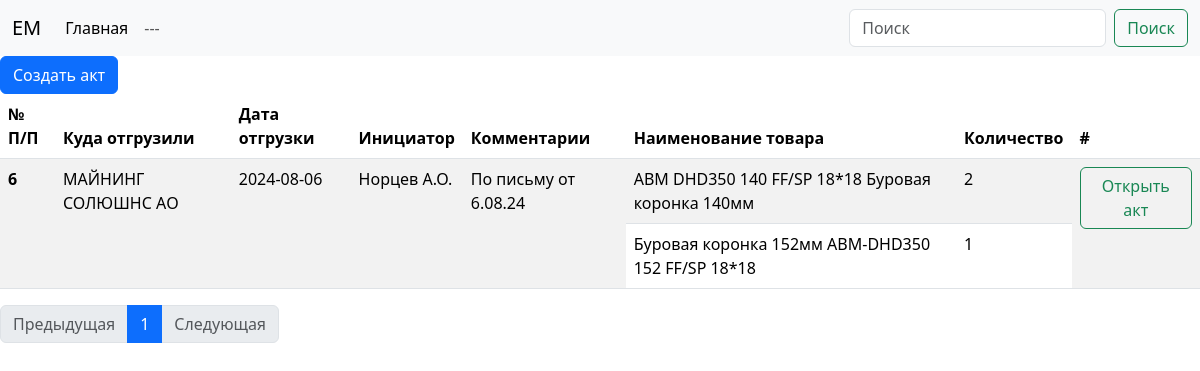
The page / on the database its author committed.
### tables this page shows
CREATE TABLE `act_items` (
  `id` int(11) NOT NULL,
  `act_id` int(11) NOT NULL,
  `name` varchar(255) NOT NULL,
  `count` int(11) NOT NULL,
  `received` varchar(255) NOT NULL
);

CREATE TABLE `acts` (
  `id` int(11) NOT NULL,
  `sent` varchar(255) NOT NULL,
  `date` date NOT NULL,
  `comments` text DEFAULT NULL,
  `received` varchar(255) NOT NULL
);

### public/index.php (the view, shortened to what this page needs)
<?php
$mysqli = require_once '../connect/db.php';
$search = $_GET['search'] ?? '';
$page = $_GET['page'] ?? 1;
$limit = 10;
$offset = ($page - 1) * $limit;
$sql = "SELECT acts.id, acts.sent, acts.date, acts.received, acts.comments, act_items.name, act_items.count
        FROM acts
        LEFT JOIN act_items ON acts.id = act_items.act_id
        WHERE acts.sent LIKE '%$search%' OR acts.received LIKE '%$search%' OR acts.comments LIKE '%$search%' OR act_items.name LIKE '%$search%'
        ORDER BY acts.id, act_items.id
        LIMIT $limit OFFSET $offset";
$result = $mysqli->query($sql);
$total_sql = "SELECT COUNT(DISTINCT acts.id) as total FROM acts
              LEFT JOIN act_items ON acts.id = act_items.act_id
              WHERE acts.sent LIKE '%$search%' OR acts.received LIKE '%$search%' OR acts.comments LIKE '%$search%' OR act_items.name LIKE '%$search%'";
$total_result = $mysqli->query($total_sql);
$total_row = $total_result->fetch_assoc();
$total_records = $total_row['total'];
$total_pages = ceil($total_records / $limit);
?>
<!DOCTYPE html>
<html lang="ru">
<head>
    <link rel="stylesheet" href="../stylesheet/stylesheet.css">
    <link href="https://cdn.jsdelivr.net/npm/bootstrap@5.3.3/dist/css/bootstrap.min.css" rel="stylesheet">
</head>
<body>
<nav class="navbar navbar-expand-lg bg-body-tertiary">
    <div class="container-fluid">
        <a class="navbar-brand" href="#">ЕМ</a>
        <div class="collapse navbar-collapse" id="navbarSupportedContent">
            <ul class="navbar-nav me-auto mb-2 mb-lg-0">
                <li class="nav-item">
                    <a class="nav-link active" aria-current="page" href="#">Главная</a>
                </li>
                <li class="nav-item">
                    <a class="nav-link" href="#">---</a>
                </li>
            </ul>
            <form class="d-flex" role="search" method="get" action="">
                <input class="form-control me-2" type="search" placeholder="Поиск" aria-label="Поиск" name="search" value="<?= htmlspecialchars($search) ?>">
                <button class="btn btn-outline-success" type="submit">Поиск</button>
            </form>
        </div>
    </div>
</nav>
<section>
    <button type="button" class="btn btn-primary" data-bs-toggle="modal" data-bs-target="#createActModal">Создать акт</button>
    <table class="table table-striped table-hover">
        <thead>
        <tr>
            <th scope="col">№ П/П</th>
            <th scope="col">Куда отгрузили</th>
            <th scope="col">Дата отгрузки</th>
            <th scope="col">Инициатор</th>
            <th scope="col">Комментарии</th>
            <th scope="col">Наименование товара</th>
            <th scope="col">Количество</th>
            <th scope="col">#</th>
        </tr>
        </thead>
        <tbody>
        <?php
        if ($result->num_rows > 0):
            $currentActId = null;
            while ($row = $result->fetch_assoc()):
                if ($currentActId !== $row['id']):
                    $currentActId = $row['id'];
                    $resultTemp = $mysqli->query("SELECT COUNT(*) as count FROM act_items WHERE act_id = $currentActId");
                    $rowCount = $resultTemp->fetch_assoc()['count'];
                    ?>
                    <tr>
                        <th scope="row" rowspan="<?= $rowCount ?>"><?= $row["id"] ?></th>
                        <td rowspan="<?= $rowCount ?>"><?= $row["sent"] ?></td>
                        <td rowspan="<?= $rowCount ?>"><?= $row["date"] ?></td>
                        <td rowspan="<?= $rowCount ?>"><?= $row["received"] ?></td>
                        <td rowspan="<?= $rowCount ?>"><?= $row["comments"] ?></td>
                        <td><?= $row["name"] ?></td>
                        <td><?= $row["count"] ?></td>
                        <td rowspan="<?= $rowCount ?>"><a class="btn btn-outline-success" href="../templates/acts.php?id=<?= $row['id'] ?>">Открыть акт</a></td>
                    </tr>
                <?php else: ?>
                    <tr>
                        <td><?= $row["name"] ?></td>
                        <td><?= $row["count"] ?></td>
                    </tr>
                <?php endif; ?>
            <?php endwhile; ?>
        <?php else: ?>
            <tr>
                <td colspan="8">Нет данных для отображения</td>
            </tr>
        <?php endif; ?>
        </tbody>
    </table>
    <nav aria-label="Page navigation example">
        <ul class="pagination">
            <li class="page-item <?= $page <= 1 ? 'disabled' : '' ?>">
                <a class="page-link" href="?search=<?= urlencode($search) ?>&page=<?= $page - 1 ?>">Предыдущая</a>
            </li>
            <?php for ($i = 1; $i <= $total_pages; $i++): ?>
                <li class="page-item <?= $i == $page ? 'active' : '' ?>"><a class="page-link" href="?search=<?= urlencode($search) ?>&page=<?= $i ?>"><?= $i ?></a></li>
            <?php endfor; ?>
            <li class="page-item <?= $page >= $total_pages ? 'disabled' : '' ?>">
                <a class="page-link" href="?search=<?= urlencode($search) ?>&page=<?= $page + 1 ?>">Следующая</a>
            </li>
        </ul>
    </nav>
</section>
</body>
</html>

### stylesheet/stylesheet.css (style rules this page uses)
body { font-family: Arial, sans-serif; margin: 20px; }

### rows shown on the page
act_items: act "6", act.sent "МАЙНИНГ СОЛЮШНС АО", act.date "2024-08-06", act.received "Норцев А.О.", act.comments "По письму от 6.08.24", name "ABM DHD350 140 FF/SP 18*18 Буровая коронка 140мм", count "2"
act_items: name "Буровая коронка 152мм ABM-DHD350 152 FF/SP 18*18", count "1"
